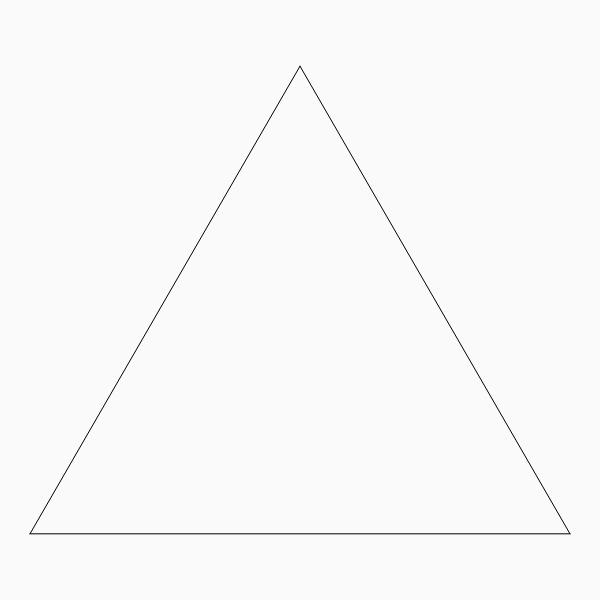
Frame 1 (no input)
Frame 60 (no input): identical to frame 1, image omitted
Frame 120 (the mouse pressed at the canvas centre since frame 60): identical to frame 1, image omitted

The p5.js sketch that drew this single still picture (run headless with seeded random() and noise() and a simulated clock; from frame 60 on, the mouse is pressed at the canvas centre):

// p5.js sketch
// ── sketch.js
var triangles = [];
var layer =0;
function setup() {
  createCanvas(600, 600);
  background(250);
  var wOffset = width/20;
  var hOffset = ((2-sqrt(3))*height + 2*sqrt(3)*wOffset)/4;

  triangles[0] = new tri(width/2, hOffset, wOffset, height - hOffset, width - wOffset, height-hOffset);
}

function mouseClicked()
{
  if(layer < 8)
  {
    layer++;
    for(var i = triangles.length-1; i >= 0; i--)
    {
      if(!triangles[i].nextLayerDrawn)
      {
        var nextLayer = triangles[i].next();
          for(j = 0 ; j < nextLayer.length; j++)
          {
            triangles.push(nextLayer[j]);
          }
        triangles[i].nextLayerDrawn = true;
      }
    }
  }
}

function draw() {
  background(250);
  for(i = 0; i <triangles.length; i++)
  {
    triangles[i].show();
  }
}

// ── triangle.js
function tri(x1,y1,x2,y2,x3,y3)
{
  this.x1 = x1;
  this.x2 = x2;
  this.x3 = x3;
  
  this.y1 = y1;
  this.y2 = y2;
  this.y3 = y3;
  
  this.nextLayerDrawn = false;
  
  this.show = function()
  {
    line(x1,y1,x2,y2);
    line(x1,y1,x3,y3);
    line(x2,y2,x3,y3);
  }
  
  this.next = function()
  {
    var xMid1, xMid2, xMid3, yMid1, yMid2, yMid3;
    var rtn = [];
    
    xMid1 = ( this.x1 + this.x2 ) / 2;
    xMid2 = ( this.x1 + this.x3 ) / 2;
    xMid3 = ( this.x2 + this.x3 ) / 2;
    
    yMid1 = ( this.y1 + this.y2 ) / 2;
    yMid2 = ( this.y1 + this.y3 ) / 2;
    yMid3 = ( this.y2 + this.y3 ) / 2;
    
    rtn[0] = new tri(xMid1, yMid1, xMid2, yMid2, x1,y1);
    rtn[1] = new tri(xMid1, yMid1, xMid3, yMid3, x2,y2);
    rtn[2] = new tri(xMid2, yMid2, xMid3, yMid3, x3,y3);
    
    return rtn;
  }
  
}
